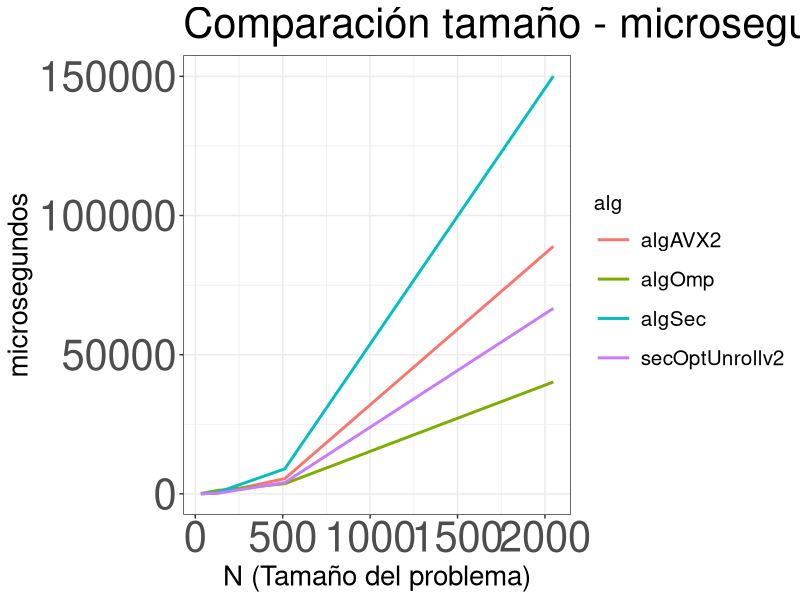
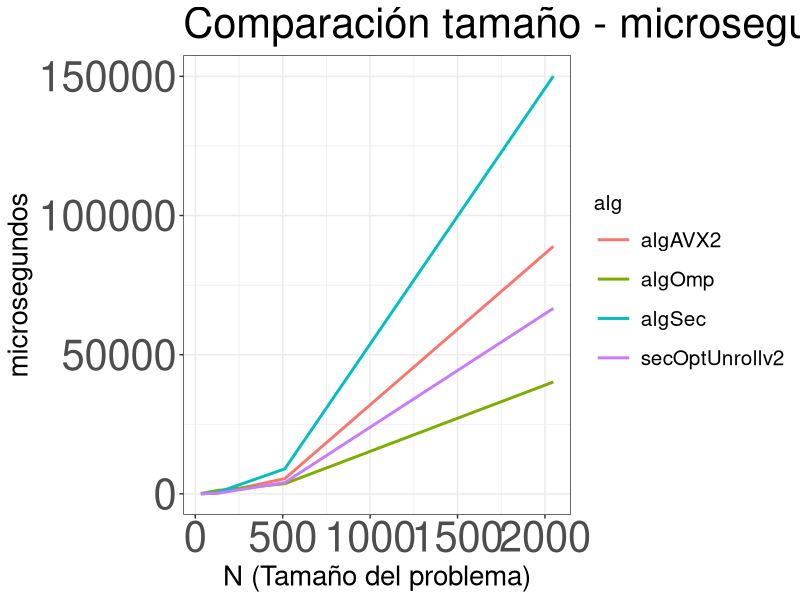
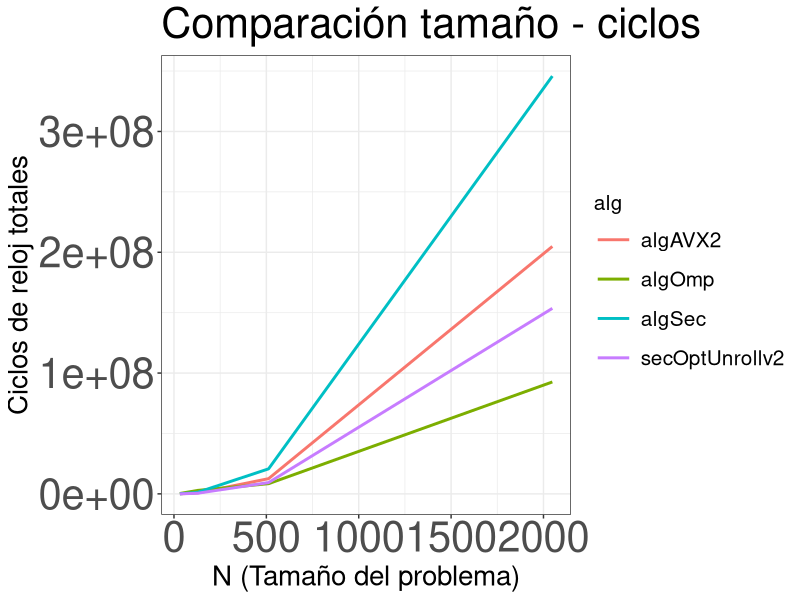

The R script that drew these images, in order:

library(ggplot2)
setwd(dirname(rstudioapi::getActiveDocumentContext()$path)) # wd = carpeta contenedora del script (solo funciona en RSTUDIO)

# Preparar datos
datos = read.table("salida.txt", header = TRUE, sep = ",")
# Mediana de todas las observaciones
datosTiempo <- aggregate( t_us ~ N + alg, data = datos, median)

# Grafica de tamaño-ciclos totales para cada algoritmo
plotTiempo = ggplot(data = datosTiempo, mapping = aes(x = N, y = t_us)) +
  geom_line(aes(color = alg, group = alg), lwd = 1) +
  labs(title = "Comparación tamaño - microsegundos",
       x = "N (Tamaño del problema)",
       y = "microsegundos") +
  theme_bw() +
  theme(legend.title = element_text(size = 15),
        legend.text = element_text(size=15),
        legend.key.size = unit(1, 'cm'),
        axis.title.x = element_text(size = 20),
        axis.title.y = element_text(size = 20),
        axis.text.x = element_text(size = 30),
        axis.text.y = element_text(size = 30),
        title = element_text(size = 25))

ggsave("graficaTiempo.png", plotTiempo, width = 15, height = 10)

datosCiclos <- aggregate( ck ~ N + alg, data = datos, median)

# Grafica de tamaño-ciclos totales para cada algoritmo
plotCiclos = ggplot(data = datosCiclos, mapping = aes(x = N, y = ck)) +
  geom_line(aes(color = alg, group = alg), lwd = 1) +
  labs(title = "Comparación tamaño - ciclos",
       x = "N (Tamaño del problema)",
       y = "Ciclos de reloj totales") +
  theme_bw() +
  theme(legend.title = element_text(size = 15),
        legend.text = element_text(size=15),
        legend.key.size = unit(1, 'cm'),
        axis.title.x = element_text(size = 20),
        axis.title.y = element_text(size = 20),
        axis.text.x = element_text(size = 30),
        axis.text.y = element_text(size = 30),
        title = element_text(size = 25))

ggsave("graficaCiclos.png", plotCiclos, width = 15, height = 10)

# Mostrar gráficas
plotTiempo
#plotCiclos
